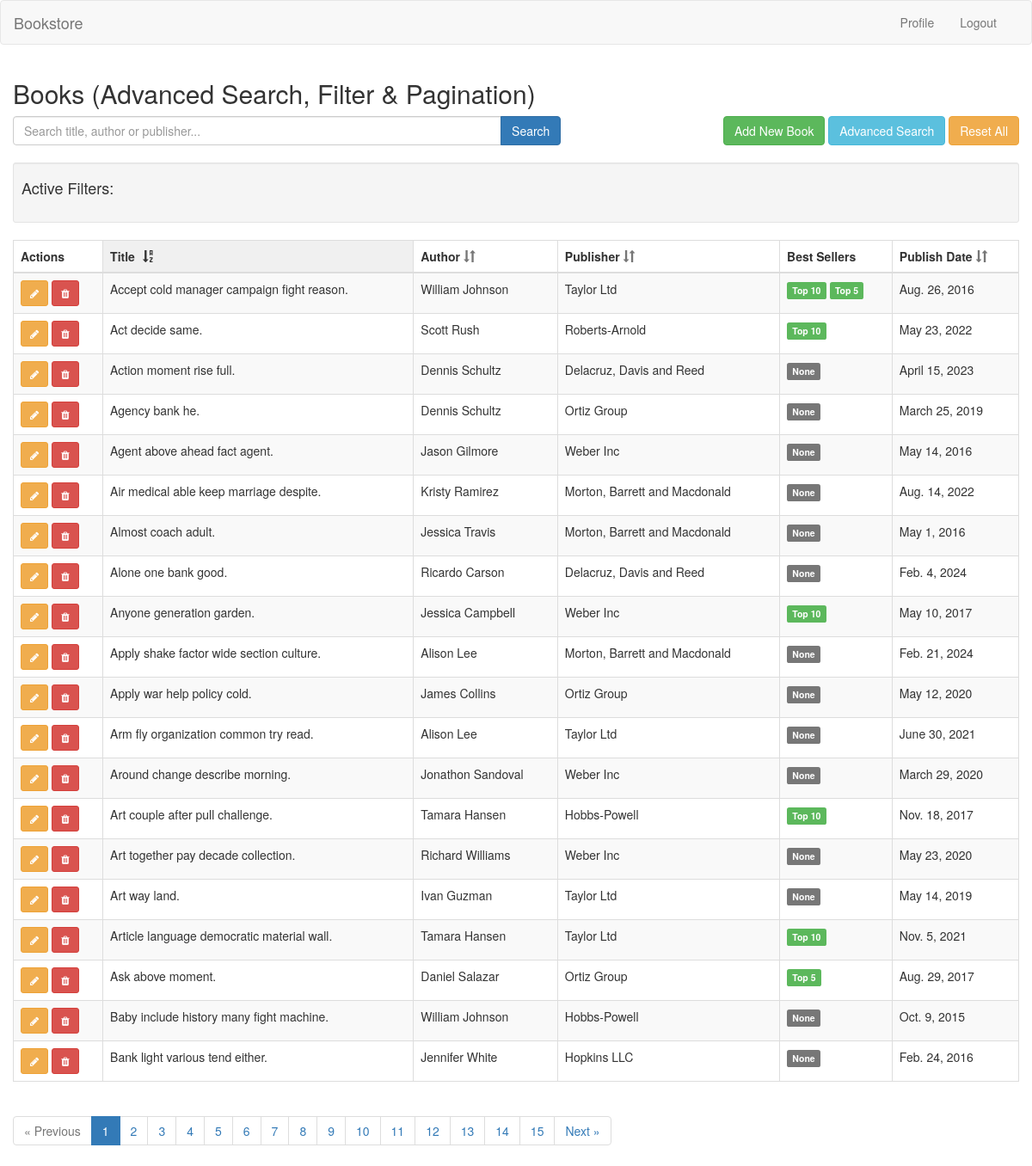
The app's page / (signed in) with its own data.
### catalog/models.py (models this page shows, shortened)
class Book(models.Model):
    title = models.CharField(max_length=200)
    author = models.ForeignKey(Author, on_delete=models.CASCADE)
    publisher = models.ForeignKey(Publisher, on_delete=models.CASCADE)
    publish_date = models.DateField()

class Author(models.Model):
    name = models.CharField(max_length=100)
    bio = models.TextField(blank=True)

class Publisher(models.Model):
    name = models.CharField(max_length=100)
    website = models.URLField(blank=True)

class BestsellerAccolade(models.Model):
    ACCOLADE_CHOICES = [
        ('Top 5', 'Top 5'),
        ('Top 10', 'Top 10'),
        ('Top 25', 'Top 25'),
    ]
    book = models.ForeignKey(Book, on_delete=models.CASCADE)
    category = models.CharField(max_length=50, choices=ACCOLADE_CHOICES)
    accolade_date = models.DateField()

### catalog/views.py (the view)
# urls.py: path('', views.home, name='home'),
@login_required
def home(request):
    books = Book.objects.select_related('author', 'publisher').prefetch_related(
        Prefetch('bestselleraccolade_set', queryset=BestsellerAccolade.objects.all())
    )
    simple_search = request.GET.get('simple_search', '')
    book_filter = BookFilter(request.GET, queryset=books)
    date_range_form = DateRangeForm(request.GET)
    book_id = request.GET.get('book')
    author_id = request.GET.get('author')
    publisher_id = request.GET.get('publisher')
    publish_date_after = request.GET.get('publish_date_after')
    publish_date_before = request.GET.get('publish_date_before')
    accolade = request.GET.get('accolade')
    accolades_list = request.GET.getlist('accolades')
    book_name = None
    author_name = None
    publisher_name = None
    if book_id:
        book_obj = Book.objects.filter(id=book_id).first()
        if book_obj:
            book_name = book_obj.title
    if author_id:
        author_obj = Author.objects.filter(id=author_id).first()
        if author_obj:
            author_name = author_obj.name
    if publisher_id:
        publisher_obj = Publisher.objects.filter(id=publisher_id).first()
        if publisher_obj:
            publisher_name = publisher_obj.name
    filtered_qs = book_filter.qs
    if book_id:
        filtered_qs = filtered_qs.filter(id=book_id)
    if author_id:
        filtered_qs = filtered_qs.filter(author_id=author_id)
    if publisher_id:
        filtered_qs = filtered_qs.filter(publisher_id=publisher_id)
    if simple_search:
        filtered_qs = filtered_qs.filter(
            Q(title__icontains=simple_search) |
            Q(author__name__icontains=simple_search) |
            Q(publisher__name__icontains=simple_search)
        )
    if date_range_form.is_valid():
        publish_date_after = date_range_form.cleaned_data.get('publish_date_after')
        publish_date_before = date_range_form.cleaned_data.get('publish_date_before')
        accolade = date_range_form.cleaned_data.get('accolade')
        accolades = date_range_form.cleaned_data.get('accolades')
        if publish_date_after:
            filtered_qs = filtered_qs.filter(publish_date__gte=publish_date_after)
        if publish_date_before:
            filtered_qs = filtered_qs.filter(publish_date__lte=publish_date_before)
        if accolade:
            filtered_qs = filtered_qs.filter(bestselleraccolade__category=accolade).distinct()
        elif accolades:  # Only apply multiple accolades if single accolade is not selected
            q_objects = Q()
            for value in accolades:
                q_objects |= Q(bestselleraccolade__category=value)
            filtered_qs = filtered_qs.filter(q_objects).distinct()
    sort_by = request.GET.get('sort_by', 'title')  # Default sort by title
    sort_dir = request.GET.get('sort_dir', 'asc')  # Default ascending order
    if sort_dir == 'desc':
        sort_by = f'-{sort_by}'  # Add minus sign for descending order
    if sort_by in ['title', '-title']:
        filtered_qs = filtered_qs.order_by(sort_by)
    elif sort_by in ['author__name', '-author__name']:
        filtered_qs = filtered_qs.order_by(sort_by)
    elif sort_by in ['publisher__name', '-publisher__name']:
        filtered_qs = filtered_qs.order_by(sort_by)
    elif sort_by in ['publish_date', '-publish_date']:
        filtered_qs = filtered_qs.order_by(sort_by)
    else:
        filtered_qs = filtered_qs.order_by('title')
    paginator = Paginator(filtered_qs, 20)
    page_number = request.GET.get('page')
    books_page = paginator.get_page(page_number)
    context = {
        'filter': book_filter,
        'date_range_form': date_range_form,
        'books': books_page,
        'request': request,
        'accolades_list': accolades_list,
        'book_name': book_name,
        'author_name': author_name,
        'publisher_name': publisher_name,
        'sort_by': sort_by.replace('-', ''),
        'sort_dir': sort_dir,
        'publish_date_after': publish_date_after,
        'publish_date_before': publish_date_before,
        'accolade': accolade,
        'simple_search': simple_search,
    }
    if request.headers.get('x-requested-with') == 'XMLHttpRequest':
        html = render_to_string('partials/book_list.html', context, request=request)
        return HttpResponse(html)
    return render(request, 'home.html', context)

### catalog/forms.py
class DateRangeForm(forms.Form):
    publish_date_after = forms.DateField(
        required=False,
        widget=DateInput(attrs={'type': 'date', 'class': 'form-control'})
    )
    publish_date_before = forms.DateField(
        required=False,
        widget=DateInput(attrs={'type': 'date', 'class': 'form-control'})
    )
    accolade = forms.ChoiceField(
        choices=[('', 'Any')] + BestsellerAccolade.ACCOLADE_CHOICES,
        required=False,
        widget=forms.Select(attrs={'class': 'form-control'})
    )
    accolades = forms.MultipleChoiceField(
        choices=BestsellerAccolade.ACCOLADE_CHOICES,
        required=False,
        widget=forms.CheckboxSelectMultiple(),
        help_text="Select multiple accolades (OR filter)"
    )

### catalog/templatetags/url_tags.py (called while the page is built)
@register.simple_tag(takes_context=True)
def url_replace(context, **kwargs):
    query = context['request'].GET.copy()
    for key, value in kwargs.items():
        query[key] = value
    return query.urlencode()

### templates/home.html (shortened to what this page needs)
{% extends 'base.html' %}
{% load static %}
{% block content %}
<div class="container-fluid">
<h2>Books (Advanced Search, Filter & Pagination)</h2>
<div class="row mb-3">
  <div class="col-md-8">
    <form id="simple-search-form" class="form-inline">
      <div class="input-group" style="width:100%;">
        <input type="text" name="simple_search" class="form-control" placeholder="Search title, author or publisher..." value="{{ simple_search }}">
        <span class="input-group-btn">
          <button class="btn btn-primary" type="submit">Search</button>
        </span>
      </div>
    </form>
  </div>
<div class="col-md-4 text-right">
  <button class="btn btn-success btn-add-book">Add New Book</button>
  <button type="button" class="btn btn-info" data-toggle="modal" data-target="#searchModal">
    Advanced Search
  </button>
  <button id="reset-all-btn" type="button" class="btn btn-warning">
    Reset All
  </button>
</div>
</div>
<div id="active-filters" class="well well-sm" style="margin-top: 20px;">
  <h4>Active Filters:</h4>
  <div class="row">
    <div class="col-md-12">
    </div>
  </div>
</div>
<div id="search-results">
    {% include 'partials/book_list.html' %}
</div>
</div>
{% endblock %}

### templates/base.html (shortened to what this page needs)
<!DOCTYPE html>
<html lang="en">
<head>
    {% load static %}
    <link rel="stylesheet" href="https://maxcdn.bootstrapcdn.com/bootstrap/3.4.1/css/bootstrap.min.css">
    <link rel="stylesheet" href="https://cdnjs.cloudflare.com/ajax/libs/select2/4.0.13/css/select2.min.css">
    <link rel="stylesheet" href="https://cdnjs.cloudflare.com/ajax/libs/font-awesome/4.7.0/css/font-awesome.min.css">
</head>
<body>
    <nav class="navbar navbar-default">
        <div class="container-fluid">
            <div class="navbar-header">
                <a class="navbar-brand" href="/">Bookstore</a>
            </div>
            <ul class="nav navbar-nav navbar-right" style="margin-right:10px;">
                {% if user.is_authenticated %}
                    <li><a href="{% url 'profile' %}">Profile</a></li>
                    <li><a href="{% url 'logout' %}">Logout</a></li>
                {% else %}
                    <li><a href="{% url 'login' %}">Login</a></li>
                    <li><a href="{% url 'register' %}">Register</a></li>
                {% endif %}
            </ul>
        </div>
    </nav>
    {% block content %}{% endblock %}
</body>
</html>

### templates/partials/book_list.html (shortened to what this page needs)
{% load url_tags %}
<table class="table table-striped table-bordered" id="books-table">
  <thead>
    <tr>
      <th>Actions</th>
      <th class="sortable" data-sort="title">
        Title
        {% if sort_by == 'title' %}
          <span class="sort-icon">
            {% if sort_dir == 'asc' %}
              <i class="glyphicon glyphicon-sort-by-alphabet"></i>
            {% else %}
              <i class="glyphicon glyphicon-sort-by-alphabet-alt"></i>
            {% endif %}
          </span>
        {% else %}
          <i class="glyphicon glyphicon-sort text-muted"></i>
        {% endif %}
      </th>
      <th class="sortable" data-sort="author__name">
        Author
        {% if sort_by == 'author__name' %}
          <span class="sort-icon">
            {% if sort_dir == 'asc' %}
              <i class="glyphicon glyphicon-sort-by-alphabet"></i>
            {% else %}
              <i class="glyphicon glyphicon-sort-by-alphabet-alt"></i>
            {% endif %}
          </span>
        {% else %}
          <i class="glyphicon glyphicon-sort text-muted"></i>
        {% endif %}
      </th>
      <th class="sortable" data-sort="publisher__name">
        Publisher
        {% if sort_by == 'publisher__name' %}
          <span class="sort-icon">
            {% if sort_dir == 'asc' %}
              <i class="glyphicon glyphicon-sort-by-alphabet"></i>
            {% else %}
              <i class="glyphicon glyphicon-sort-by-alphabet-alt"></i>
            {% endif %}
          </span>
        {% else %}
          <i class="glyphicon glyphicon-sort text-muted"></i>
        {% endif %}
      </th>
      <th>Best Sellers</th>
      <th class="sortable" data-sort="publish_date">
        Publish Date
        {% if sort_by == 'publish_date' %}
          <span class="sort-icon">
            {% if sort_dir == 'asc' %}
              <i class="glyphicon glyphicon-sort-by-order"></i>
            {% else %}
              <i class="glyphicon glyphicon-sort-by-order-alt"></i>
            {% endif %}
          </span>
        {% else %}
          <i class="glyphicon glyphicon-sort text-muted"></i>
        {% endif %}
      </th>
    </tr>
  </thead>
  <tbody>
    {% for book in books %}
      <tr>
        <td>
          <button class="btn btn-warning btn-sm btn-edit-book" data-book-id="{{ book.id }}" title="Edit">
            <i class="fa fa-pencil"></i>
          </button>
          <button class="btn btn-danger btn-sm btn-delete-book" data-book-id="{{ book.id }}" data-book-title="{{ book.title }}" title="Delete">
            <i class="fa fa-trash"></i>
          </button>
        </td>
        <td>{{ book.title }}</td>
        <td>{{ book.author.name }}</td>
        <td>{{ book.publisher.name }}</td>
        <td>
          {% with accolades=book.bestselleraccolade_set.all|dictsort:"category" %}
            {% if accolades %}
              {% regroup accolades by category as accolade_list %}
              {% for accolade in accolade_list %}
                <span class="label label-success">{{ accolade.grouper }}</span>
              {% endfor %}
            {% else %}
              <span class="label label-default">None</span>
            {% endif %}
          {% endwith %}
        </td>
        <td>{{ book.publish_date }}</td>
      </tr>
    {% empty %}
      <tr><td colspan="6">No results found.</td></tr>
    {% endfor %}
  </tbody>
</table>
<nav>
  <ul class="pagination">
    {% if books.has_previous %}
      <li>
        <a href="?{% url_replace page=books.previous_page_number %}">« Previous</a>
      </li>
    {% else %}
      <li class="disabled"><span>« Previous</span></li>
    {% endif %}
    {% for num in books.paginator.page_range %}
      <li class="{% if books.number == num %}active{% endif %}">
        <a href="?{% url_replace page=num %}">{{ num }}</a>
      </li>
    {% endfor %}
    {% if books.has_next %}
      <li>
        <a href="?{% url_replace page=books.next_page_number %}">Next »</a>
      </li>
    {% else %}
      <li class="disabled"><span>Next »</span></li>
    {% endif %}
  </ul>
</nav>

### records on screen
Book: title "Accept cold manager campaign fight reason.", author.name "William Johnson", publisher.name "Taylor Ltd", publish_date "Aug. 26, 2016"
BestsellerAccolade: grouper "Top 10"
BestsellerAccolade: grouper "Top 5"
Book: title "Act decide same.", author.name "Scott Rush", publisher.name "Roberts-Arnold", publish_date "May 23, 2022"
BestsellerAccolade: grouper "Top 10"
Book: title "Action moment rise full.", author.name "Dennis Schultz", publisher.name "Delacruz, Davis and Reed", shows "None", publish_date "April 15, 2023"
Book: title "Agency bank he.", author.name "Dennis Schultz", publisher.name "Ortiz Group", shows "None", publish_date "March 25, 2019"
Book: title "Agent above ahead fact agent.", author.name "Jason Gilmore", publisher.name "Weber Inc", shows "None", publish_date "May 14, 2016"
Book: title "Air medical able keep marriage despite.", author.name "Kristy Ramirez", publisher.name "Morton, Barrett and Macdonald", shows "None", publish_date "Aug. 14, 2022"
Book: title "Almost coach adult.", author.name "Jessica Travis", publisher.name "Morton, Barrett and Macdonald", shows "None", publish_date "May 1, 2016"
Book: title "Alone one bank good.", author.name "Ricardo Carson", publisher.name "Delacruz, Davis and Reed", shows "None", publish_date "Feb. 4, 2024"
Book: title "Anyone generation garden.", author.name "Jessica Campbell", publisher.name "Weber Inc", publish_date "May 10, 2017"
BestsellerAccolade: grouper "Top 10"
Book: title "Apply shake factor wide section culture.", author.name "Alison Lee", publisher.name "Morton, Barrett and Macdonald", shows "None", publish_date "Feb. 21, 2024"
Book: title "Apply war help policy cold.", author.name "James Collins", publisher.name "Ortiz Group", shows "None", publish_date "May 12, 2020"
Book: title "Arm fly organization common try read.", author.name "Alison Lee", publisher.name "Taylor Ltd", shows "None", publish_date "June 30, 2021"
Book: title "Around change describe morning.", author.name "Jonathon Sandoval", publisher.name "Weber Inc", shows "None", publish_date "March 29, 2020"
Book: title "Art couple after pull challenge.", author.name "Tamara Hansen", publisher.name "Hobbs-Powell", publish_date "Nov. 18, 2017"
BestsellerAccolade: grouper "Top 10"
Book: title "Art together pay decade collection.", author.name "Richard Williams", publisher.name "Weber Inc", shows "None", publish_date "May 23, 2020"
Book: title "Art way land.", author.name "Ivan Guzman", publisher.name "Taylor Ltd", shows "None", publish_date "May 14, 2019"
Book: title "Article language democratic material wall.", author.name "Tamara Hansen", publisher.name "Taylor Ltd", publish_date "Nov. 5, 2021"
BestsellerAccolade: grouper "Top 10"
Book: title "Ask above moment.", author.name "Daniel Salazar", publisher.name "Ortiz Group", publish_date "Aug. 29, 2017"
BestsellerAccolade: grouper "Top 5"
Book: title "Baby include history many fight machine.", author.name "William Johnson", publisher.name "Hobbs-Powell", shows "None", publish_date "Oct. 9, 2015"
Book: title "Bank light various tend either.", author.name "Jennifer White", publisher.name "Hopkins LLC", shows "None", publish_date "Feb. 24, 2016"

### other values on screen
{{ num }} "1" "2" "3" "4" "5" "6" "7" "8" "9" "10" "11" "12" "13" "14" "15"
